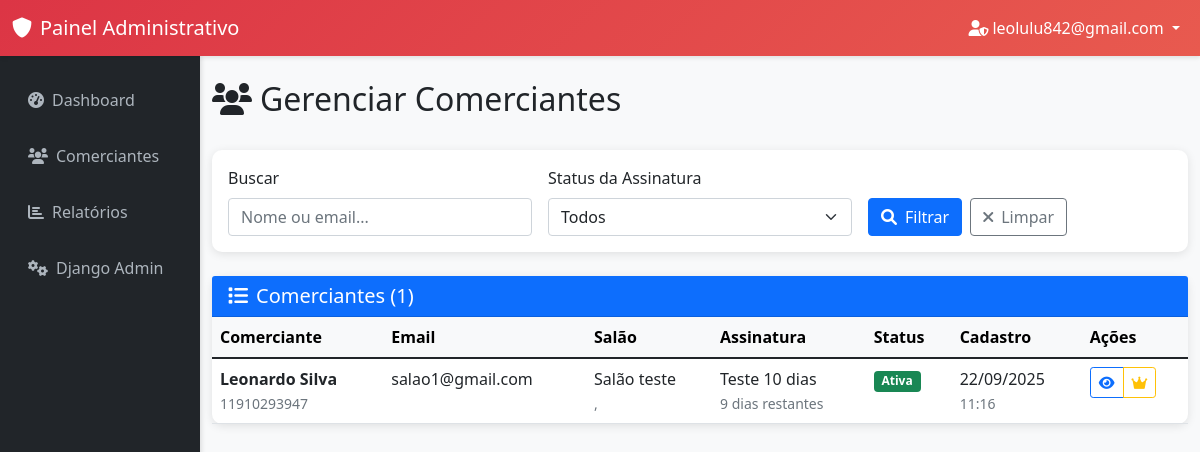
Page /admin-panel/owners/ (signed in) on the earlier database version.
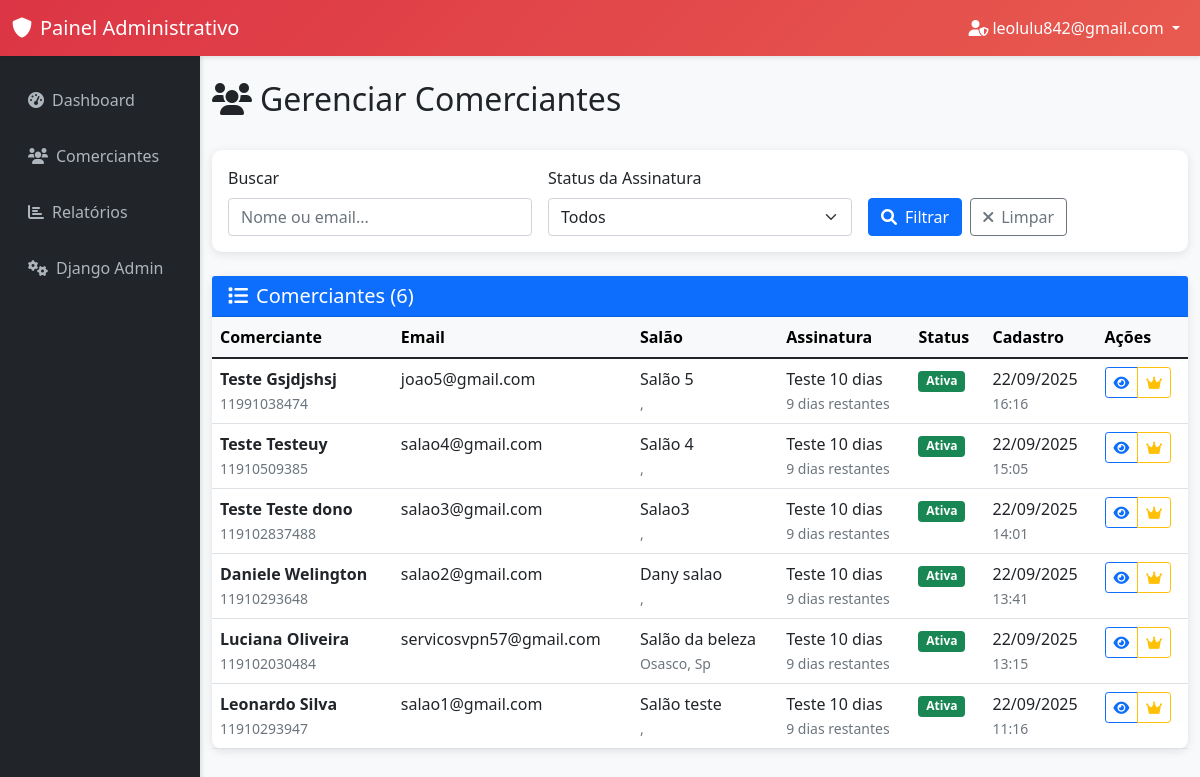
Same page on the later database version.
### accounts/models.py (models this page shows, shortened)
class UserProfile(models.Model):
    USER_TYPES = (
        ('owner', 'Proprietário'),
        ('employee', 'Funcionário'),
        ('client', 'Cliente'),
    )
    user = models.OneToOneField(User, on_delete=models.CASCADE, related_name='profile')
    user_type = models.CharField(max_length=10, choices=USER_TYPES, default='client')
    phone = models.CharField(max_length=15, blank=True, null=True)
    birth_date = models.DateField(blank=True, null=True)
    profile_picture = models.URLField(max_length=500, blank=True, null=True, help_text="URL do avatar/foto de perfil")
    created_at = models.DateTimeField(auto_now_add=True)
    updated_at = models.DateTimeField(auto_now=True)
    class Meta:
        verbose_name = "Perfil de Usuário"
        verbose_name_plural = "Perfis de Usuários"

### salons/models.py (models this page shows, shortened)
class Salon(models.Model):
    name = models.CharField(max_length=100, verbose_name="Nome do Salão")
    description = models.TextField(blank=True, null=True, verbose_name="Descrição")
    address = models.CharField(max_length=200, verbose_name="Endereço")
    city = models.CharField(max_length=100, verbose_name="Cidade")
    state = models.CharField(max_length=2, verbose_name="Estado")
    zip_code = models.CharField(max_length=10, verbose_name="CEP")
    phone = models.CharField(max_length=15, verbose_name="Telefone")
    email = models.EmailField(verbose_name="Email")
    owner = models.OneToOneField(User, on_delete=models.CASCADE, related_name='salon', verbose_name="Proprietário")
    monday_open = models.TimeField(blank=True, null=True, verbose_name="Segunda - Abertura")
    monday_close = models.TimeField(blank=True, null=True, verbose_name="Segunda - Fechamento")
    tuesday_open = models.TimeField(blank=True, null=True, verbose_name="Terça - Abertura")
    tuesday_close = models.TimeField(blank=True, null=True, verbose_name="Terça - Fechamento")
    wednesday_open = models.TimeField(blank=True, null=True, verbose_name="Quarta - Abertura")
    wednesday_close = models.TimeField(blank=True, null=True, verbose_name="Quarta - Fechamento")
    thursday_open = models.TimeField(blank=True, null=True, verbose_name="Quinta - Abertura")
    thursday_close = models.TimeField(blank=True, null=True, verbose_name="Quinta - Fechamento")
    friday_open = models.TimeField(blank=True, null=True, verbose_name="Sexta - Abertura")
    friday_close = models.TimeField(blank=True, null=True, verbose_name="Sexta - Fechamento")
    saturday_open = models.TimeField(blank=True, null=True, verbose_name="Sábado - Abertura")
    saturday_close = models.TimeField(blank=True, null=True, verbose_name="Sábado - Fechamento")
    sunday_open = models.TimeField(blank=True, null=True, verbose_name="Domingo - Abertura")
    sunday_close = models.TimeField(blank=True, null=True, verbose_name="Domingo - Fechamento")
    created_at = models.DateTimeField(auto_now_add=True)
    updated_at = models.DateTimeField(auto_now=True)
    class Meta:
        verbose_name = "Salão"
        verbose_name_plural = "Salões"

### subscriptions/models.py (models this page shows, shortened)
class Subscription(models.Model):
    PLAN_TYPES = (
        ('trial_10', 'Teste 10 dias'),
        ('vip_30', 'VIP 30 dias'),
    )
    STATUS_CHOICES = (
        ('active', 'Ativo'),
        ('expired', 'Expirado'),
        ('cancelled', 'Cancelado'),
    )
    user = models.OneToOneField(User, on_delete=models.CASCADE, related_name='subscription')
    plan_type = models.CharField(max_length=10, choices=PLAN_TYPES, default='trial_10')
    start_date = models.DateTimeField(auto_now_add=True)
    end_date = models.DateTimeField()
    status = models.CharField(max_length=10, choices=STATUS_CHOICES, default='active')
    created_at = models.DateTimeField(auto_now_add=True)
    last_renewal = models.DateTimeField(blank=True, null=True)
    def is_active(self):
        return self.status == 'active' and self.end_date > timezone.now()
    def days_remaining(self):
        if self.is_active():
            remaining = self.end_date - timezone.now()
            return remaining.days
        return 0
    class Meta:
        verbose_name = "Assinatura"
        verbose_name_plural = "Assinaturas"

### admin_panel/views.py (the view)
# urls.py: path('owners/', views.manage_owners, name='manage_owners'),
@login_required
@user_passes_test(is_admin_user)
def manage_owners(request):
    search = request.GET.get('search', '')
    status_filter = request.GET.get('status', '')
    owners = UserProfile.objects.filter(user_type='owner').select_related('user')
    if search:
        owners = owners.filter(
            Q(user__first_name__icontains=search) |
            Q(user__last_name__icontains=search) |
            Q(user__email__icontains=search)
        )
    if status_filter == 'active':
        owners = owners.filter(user__subscription__status='active')
    elif status_filter == 'expired':
        owners = owners.filter(
            Q(user__subscription__status='expired') |
            Q(user__subscription__end_date__lte=timezone.now())
        )
    owners = owners.order_by('-created_at')
    return render(request, 'admin_panel/manage_owners.html', {
        'owners': owners,
        'search': search,
        'status_filter': status_filter,
    })

### admin_panel/views.py (called while the page is built)
def is_admin_user(user):
    return user.is_authenticated and user.is_superuser

### templates/admin_panel/manage_owners.html (shortened to what the changed rows need)
{% extends 'admin_panel/base_admin.html' %}
{% block content %}
<div class="row">
    <div class="col-12">
        <div class="d-flex justify-content-between align-items-center mb-4">
            <h2>
                <i class="fas fa-users me-2"></i>Gerenciar Comerciantes
            </h2>
        </div>
        <div class="card admin-card">
            <div class="card-header bg-primary text-white">
                <h5 class="mb-0">
                    <i class="fas fa-list me-2"></i>Comerciantes ({{ owners.count }})
                </h5>
            </div>
            <div class="card-body p-0">
                {% if owners %}
                    <div class="table-responsive">
                        <table class="table table-hover mb-0">
                            <thead class="table-light">
                                <tr>
                                    <th>Comerciante</th>
                                    <th>Email</th>
                                    <th>Salão</th>
                                    <th>Assinatura</th>
                                    <th>Status</th>
                                    <th>Cadastro</th>
                                    <th>Ações</th>
                                </tr>
                            </thead>
                            <tbody>
                                {% for owner in owners %}
                                    <tr>
                                        <td>
                                            <div>
                                                <strong>{{ owner.user.first_name }} {{ owner.user.last_name }}</strong>
                                                {% if owner.phone %}
                                                    <br><small class="text-muted">{{ owner.phone }}</small>
                                                {% endif %}
                                            </div>
                                        </td>
                                        <td>{{ owner.user.email }}</td>
                                        <td>
                                            {% if owner.user.salon %}
                                                {{ owner.user.salon.name }}
                                                <br><small class="text-muted">{{ owner.user.salon.city }}, {{ owner.user.salon.state }}</small>
                                            {% else %}
                                                <span class="text-muted">Não cadastrado</span>
                                            {% endif %}
                                        </td>
                                        <td>
                                            {% if owner.user.subscription %}
                                                {{ owner.user.subscription.get_plan_type_display }}
                                                <br><small class="text-muted">{{ owner.user.subscription.days_remaining }} dias restantes</small>
                                            {% else %}
                                                <span class="text-muted">Sem assinatura</span>
                                            {% endif %}
                                        </td>
                                        <td>
                                            {% if owner.user.subscription and owner.user.subscription.is_active %}
                                                <span class="badge bg-success">Ativa</span>
                                            {% else %}
                                                <span class="badge bg-danger">Expirada</span>
                                            {% endif %}
                                        </td>
                                        <td>
                                            {{ owner.created_at|date:"d/m/Y" }}
                                            <br><small class="text-muted">{{ owner.created_at|time:"H:i" }}</small>
                                        </td>
                                        <td>
                                            <div class="btn-group btn-group-sm">
                                                <a href="{% url 'admin_panel:owner_detail' owner.id %}"
                                                   class="btn btn-outline-primary" title="Ver detalhes">
                                                    <i class="fas fa-eye"></i>
                                                </a>
                                                <a href="{% url 'admin_panel:manage_subscription' owner.id %}"
                                                   class="btn btn-outline-warning" title="Gerenciar assinatura">
                                                    <i class="fas fa-crown"></i>
                                                </a>
                                            </div>
                                        </td>
                                    </tr>
                                {% endfor %}
                            </tbody>
                        </table>
                    </div>
                {% else %}
                    <div class="text-center py-5">
                        <i class="fas fa-user-times display-4 text-muted mb-3"></i>
                        <h5 class="text-muted">Nenhum comerciante encontrado</h5>
                        <p class="text-muted">Tente ajustar os filtros de busca</p>
                    </div>
                {% endif %}
            </div>
        </div>
    </div>
</div>
{% endblock %}

Differences in the rows shown:
added UserProfile: user.first_name "Teste", user.last_name "Gsjdjshsj", phone "11991038474", user.email "joao5@gmail.com", user.salon.name "Salão 5", user.subscription.plan_type "Teste 10 dias", user.subscription.days_remaining "9", shows "Ativa", created_at "22/09/2025", created_at "16:16"
added UserProfile: user.first_name "Teste", user.last_name "Testeuy", phone "11910509385", user.email "salao4@gmail.com", user.salon.name "Salão 4", user.subscription.plan_type "Teste 10 dias", user.subscription.days_remaining "9", shows "Ativa", created_at "22/09/2025", created_at "15:05"
added UserProfile: user.first_name "Teste", user.last_name "Teste dono", phone "119102837488", user.email "salao3@gmail.com", user.salon.name "Salao3", user.subscription.plan_type "Teste 10 dias", user.subscription.days_remaining "9", shows "Ativa", created_at "22/09/2025", created_at "14:01"
added UserProfile: user.first_name "Daniele", user.last_name "Welington", phone "11910293648", user.email "salao2@gmail.com", user.salon.name "Dany salao", user.subscription.plan_type "Teste 10 dias", user.subscription.days_remaining "9", shows "Ativa", created_at "22/09/2025", created_at "13:41"
added UserProfile: user.first_name "Luciana", user.last_name "Oliveira", phone "119102030484", user.email "servicosvpn57@gmail.com", user.salon.name "Salão da beleza", user.salon.city "Osasco", user.salon.state "Sp", user.subscription.plan_type "Teste 10 dias", user.subscription.days_remaining "9", shows "Ativa", created_at "22/09/2025", created_at "13:15"
Other differences:
{{ owners.count }}: "1" → "6"
